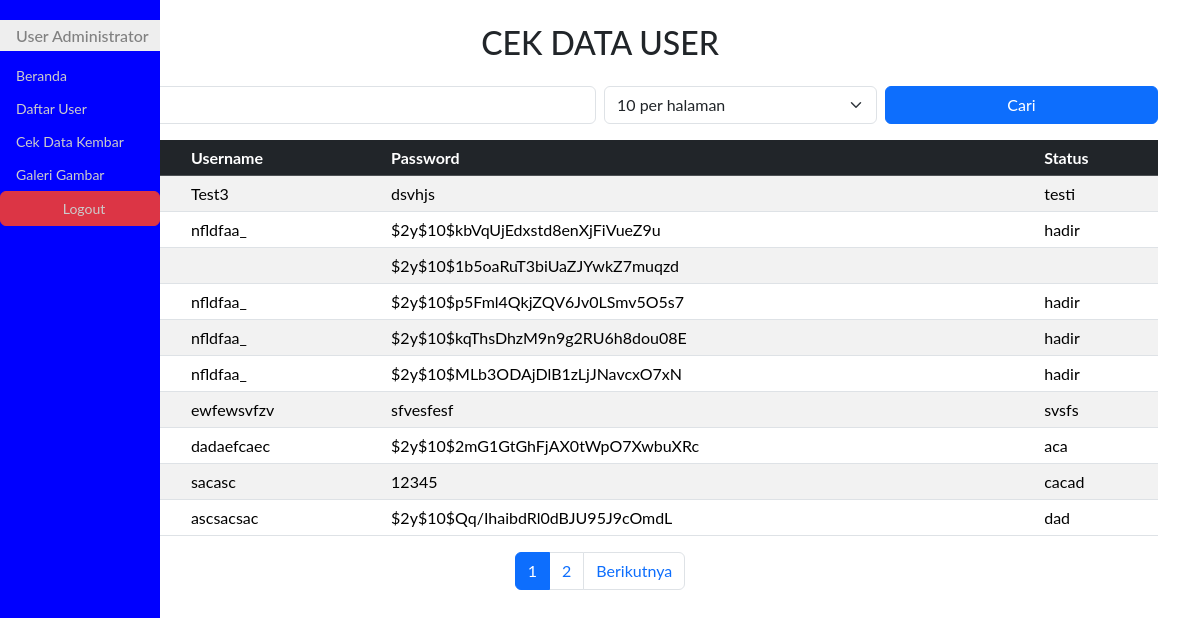
The page /cek_data_kembar.php on the database its author committed.
### tables this page shows
CREATE TABLE `user` (
  `iduser` int(11) NOT NULL,
  `username` varchar(50) DEFAULT NULL,
  `password` varchar(32) DEFAULT NULL,
  `status` varchar(5) DEFAULT NULL
);

### cek_data_kembar.php (the view, shortened to what this page needs)
<?php
require "koneksi.php";
$cari = isset($_GET['cari']) ? $_GET['cari'] : '';
$dataPerHalaman = isset($_GET['dataPerHalaman']) ? (int)$_GET['dataPerHalaman'] : 10;
$halAktif = isset($_GET['hal']) ? (int)$_GET['hal'] : 1;
$offset = ($halAktif - 1) * $dataPerHalaman;
$cariLike = "%$cari%";
$stmt = $conn->prepare("SELECT * FROM user WHERE iduser LIKE ? OR username LIKE ? LIMIT ?, ?");
$stmt->bind_param("ssii", $cariLike, $cariLike, $offset, $dataPerHalaman);
$stmt->execute();
$hasil = $stmt->get_result();
$stmtTotal = $conn->prepare("SELECT COUNT(*) as total FROM user WHERE iduser LIKE ? OR username LIKE ?");
$stmtTotal->bind_param("ss", $cariLike, $cariLike);
$stmtTotal->execute();
$resultTotal = $stmtTotal->get_result();
$totalData = $resultTotal->fetch_assoc()['total'];
$jmlHal = ceil($totalData / $dataPerHalaman);
?>
<!DOCTYPE html>
<html lang="id">
<head>
    <link rel="stylesheet" href="bootstrap/css/bootstrap.min.css">
    <link rel="stylesheet" href="css/styleku.css">
</head>
<body>
<div class="container mt-4">
    <h2 class="text-center mb-4">CEK DATA USER</h2>
    <form action="" method="get" class="row g-2 mb-3">
        <div class="col-md-6">
            <input type="text" name="cari" class="form-control" placeholder="Cari user..." value="<?= htmlspecialchars($cari) ?>">
        </div>
        <div class="col-md-3">
            <select name="dataPerHalaman" class="form-select" onchange="this.form.submit()">
                <?php foreach ([5, 10, 25, 50, 100] as $jumlah) {
                    echo "<option value='$jumlah'" . ($dataPerHalaman == $jumlah ? " selected" : "") . ">$jumlah per halaman</option>";
                } ?>
            </select>
        </div>
        <div class="col-md-3">
            <button type="submit" class="btn btn-primary w-100">Cari</button>
        </div>
    </form>
    <table class="table table-striped table-hover">
        <thead class="table-dark">
            <tr>
                <th>ID User</th>
                <th>Username</th>
                <th>Password</th>
                <th>Status</th>
            </tr>
        </thead>
        <tbody>
        <?php if ($hasil->num_rows == 0): ?>
            <tr>
                <td colspan="4" class="text-center text-muted">Data tidak ditemukan</td>
            </tr>
        <?php else:
            while ($row = $hasil->fetch_assoc()): ?>
            <tr>
                <td><?= htmlspecialchars($row["iduser"]) ?></td>
                <td><?= htmlspecialchars($row["username"]) ?></td>
                <td><?= htmlspecialchars($row["password"]) ?></td>
                <td><?= htmlspecialchars($row["status"]) ?></td>
            </tr>
        <?php endwhile; endif; ?>
        </tbody>
    </table>
    <nav>
        <ul class="pagination justify-content-center">
            <?php for ($i = 1; $i <= $jmlHal; $i++): ?>
                <li class="page-item <?= ($i == $halAktif) ? 'active' : '' ?>">
                    <a class="page-link" href="?hal=<?= $i ?>&cari=<?= $cari ?>&dataPerHalaman=<?= $dataPerHalaman ?>"><?= $i ?></a>
                </li>
            <?php endfor; ?>
            <?php if ($halAktif < $jmlHal): ?>
                <li class="page-item"><a class="page-link" href="?hal=<?= $halAktif + 1 ?>&cari=<?= $cari ?>&dataPerHalaman=<?= $dataPerHalaman ?>">Berikutnya</a></li>
            <?php endif; ?>
        </ul>
    </nav>
</div>
</body>
</html>

### css/styleku.css (style rules this page uses)
body { font-family: "Lato", sans-serif; }
.menusamping { height: 100%; width: 160px; position: fixed; z-index: 1; top: 0; left: 0; background-color:blue; overflow-x: hidden; padding-top: 20px; }
.menusamping a { padding: 6px 8px 6px 16px; text-decoration: none; font-size: 14px; color: #ccc; display: block; }
.menusamping h1 { padding: 6px 8px 6px 16px; text-decoration: none; font-size: 16px; color: #818181; background-color:#eee; display: block; }

### rows shown on the page
user: username "Test3", password "dsvhjs", status "testi"
user: username "nfldfaa_", password "$2y$10$kbVqUjEdxstd8enXjFiVueZ9u", status "hadir"
user: password "$2y$10$1b5oaRuT3biUaZJYwkZ7muqzd"
user: username "nfldfaa_", password "$2y$10$p5Fml4QkjZQV6Jv0LSmv5O5s7", status "hadir"
user: username "nfldfaa_", password "$2y$10$kqThsDhzM9n9g2RU6h8dou08E", status "hadir"
user: username "nfldfaa_", password "$2y$10$MLb3ODAjDlB1zLjJNavcxO7xN", status "hadir"
user: username "ewfewsvfzv", password "sfvesfesf", status "svsfs"
user: username "dadaefcaec", password "$2y$10$2mG1GtGhFjAX0tWpO7XwbuXRc", status "aca"
user: username "sacasc", password "12345", status "cacad"
user: username "ascsacsac", password "$2y$10$Qq/IhaibdRl0dBJU95J9cOmdL", status "dad"

### other values the page prints
form field dataPerHalaman "10 per halaman"
